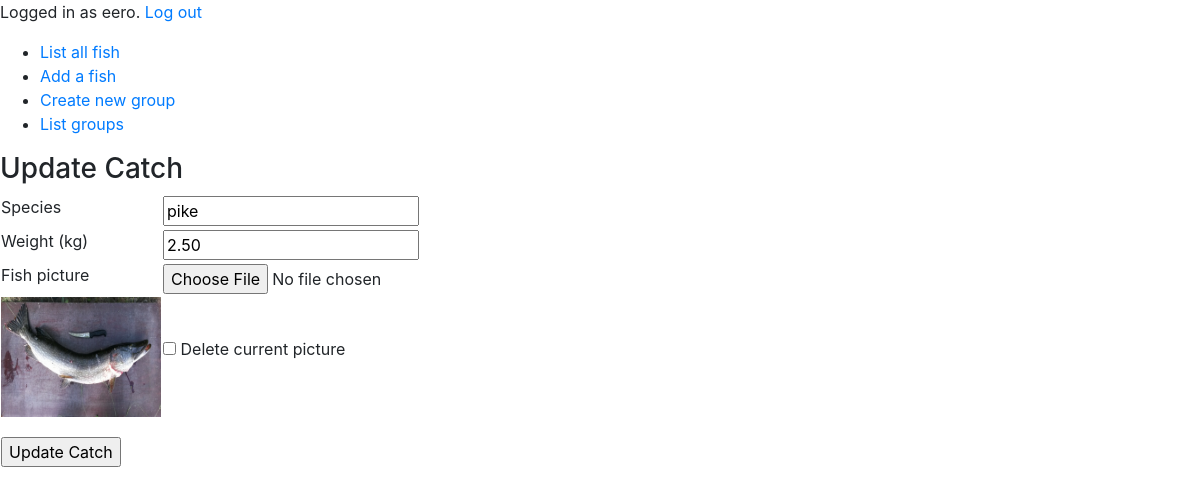
/fish/1/update (signed in), run on the app's committed database.
### application/auth/models.py (models this page shows, shortened)
class User(Base):
    __tablename__ = "account"
    username = db.Column(db.String(144), unique=True, nullable=False)
    password = db.Column(db.String(144), nullable=False)
    groups = db.relationship('Group', secondary=groups, backref=db.backref('accounts', lazy=True))
    fish = db.relationship("Fish",backref='account',lazy=True)

### application/fish/models.py (models this page shows, shortened)
class Fish(Base):
    species = db.Column(db.String(144), nullable=False)
    weight = db.Column(db.Numeric(precision=4, asdecimal=False, decimal_return_scale=None))
    image_file = db.Column(db.String(20))
    account_id = db.Column(db.Integer, db.ForeignKey('account.id'),
                            nullable=False)

### application/fish/views.py (the view)
@app.route("/fish/<int:fish_id>/update", methods=['GET', 'POST'])
@login_required
def fish_update(fish_id):
    fish = Fish.query.get_or_404(fish_id)
    user = User.query.get_or_404(fish.account_id)
    print(user.username)
    print("CHECK ", request.form.get('delete-picture'))
    if user.id != current_user.id:
        abort(403)
    form = FishForm()
    if form.validate_on_submit():
        fish.species = form.species.data
        fish.weight = form.weight.data
        if request.form.get('delete-picture'):
            fish_picture_delete(fish_id)
            return redirect(url_for('fish_view', fish_id=fish.id))
        if not form.picture.data:
            db.session.commit()
            return redirect(url_for('fish_view', fish_id=fish.id))
        id = int(fish_id)-1
        fish_id = str(id)
        delete_picture(fish.image_file)
        picture_file = save_picture(form.picture.data,fish_id)
        print("PIC_FILE ",picture_file )
        fish.image_file = picture_file
        print("FISH ID ",fish_id)
        db.session.delete(fish)
        db.session.add(fish)
        db.session.commit()
        flash('Your Catch has been updated!', 'success')
        return redirect(url_for('fish_view', fish_id=fish.id))
    elif request.method == 'GET':
        form.species.data = fish.species
        form.weight.data = fish.weight
        print("FISH ID ",fish_id)
    if fish.image_file is None:
        picture = ""
        return render_template("fish/new.html", fish = fish, form=form, picture = picture,
                        title='Update Catch', legend='Update Catch', value='Update Catch')
    picture = url_for('static', filename='pictures/'+ fish.image_file)
    return render_template("fish/new.html", fish = fish, form=form, picture = picture,
                           title='Update Catch', legend='Update Catch', value='Update Catch')

### application/fish/forms.py
class FishForm(FlaskForm):
    species = StringField("Species", [validators.Length(min=2)])
    weight = DecimalField("Weight (kg)")
    picture = FileField('Fish picture',validators=[FileAllowed(['jpg','png'])])
    class Meta:
        csrf = False

### application/__init__.py (called while the page is built)
@app.after_request
def add_header(response):
    response.headers['Cache-Control'] = 'no-store, no-cache, must-revalidate, post-check=0, pre-check=0, max-age=0'
    response.headers['Pragma'] = 'no-cache'
    response.headers['Expires'] = '-1'
    return response

@login_manager.user_loader
def load_user(user_id):
    return User.query.get(user_id)

### application/templates/fish/new.html (shortened to what this page needs)
{% extends "layout.html" %}
{% block body %}
<form method="POST" action="" enctype="multipart/form-data">
  <h3>{{ legend }}</h3>
  <table>
    <tr>
      <td>
        {{ form.species.label }}
      </td>
      <td>
        {{ form.species }}
      </td>
      <td>
      </td>
    </tr>
    <tr>
      <td>
        {{ form.weight.label }}
      </td>
      <td>
        {{ form.weight }}
      </td>
      <td>
      </td>
    </tr>
    <tr>
      <td>
        {{ form.picture.label }}
      </td>
      <td>
        {{ form.picture }}
      </td>
      {% if not "new" in request.path %}
      {% if not fish == undefined %}
    <tr>
      <td>
        <img src="{{ picture }}" height="120" width="160" alt="Current Fish image">
      </td>
      <td>
        <p><input type="checkbox" name="delete-picture"/> Delete current picture</p>
      </td>
    </tr>
    {% endif %}
    {% endif %}
    <td>
    </td>
    </tr>
    <tr>
      <td colspan="3">
        <input type="submit" value="{{ value }}" />
      </td>
    </tr>
</form>
{% endblock %}

### application/templates/layout.html (shortened to what this page needs)
<!DOCTYPE html>
<html>
<head>
  <link rel="stylesheet" href="https://maxcdn.bootstrapcdn.com/bootstrap/4.0.0/css/bootstrap.min.css">
</head>
<body>
  {% if current_user.is_authenticated %}
  <p>
  Logged in as {{ current_user.username }}. <a href="{{ url_for('auth_logout') }}">Log out</a>
  </p>
  {% else %}
  <a href="{{ url_for('auth_login') }}">Log in</a>
  <a href="{{ url_for('auth_signup') }}">Sign up</a>
  {% endif %}
  <ul>
    <li><a href="{{ url_for('fish_index') }}">List all fish</a></li>
    <li><a href="{{ url_for('fish_new') }}">Add a fish</a></li>
    <li><a href="{{ url_for('group_new') }}">Create new group</a></li>
    <li><a href="{{ url_for('group_index') }}">List groups</a></li>
  </ul>
  {% block body %}{% endblock %}
</body>
</html>

### data on the page
User: username "eero"
Fish: species "pike", weight "2.50"

### other printed values
{{ legend }} "Update Catch"
